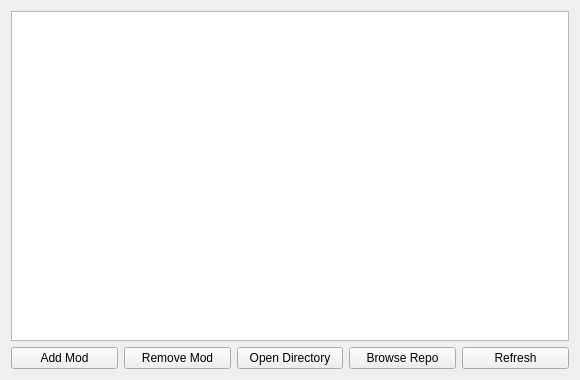
<?xml version="1.0" encoding="UTF-8"?>
<ui version="4.0">
 <class>ModTab</class>
 <widget class="QWidget" name="ModTab">
  <property name="geometry">
   <rect>
    <x>0</x>
    <y>0</y>
    <width>580</width>
    <height>380</height>
   </rect>
  </property>
  <layout class="QVBoxLayout" name="verticalLayout">
   <item>
    <widget class="QListWidget" name="modList"/>
   </item>
   <item>
    <layout class="QHBoxLayout" name="horizontalLayout">
     <item>
      <widget class="QPushButton" name="addBtn">
       <property name="text">
        <string>Add Mod</string>
       </property>
      </widget>
     </item>
     <item>
      <widget class="QPushButton" name="removeBtn">
       <property name="text">
        <string>Remove Mod</string>
       </property>
      </widget>
     </item>
     <item>
      <widget class="QPushButton" name="openDirBtn">
       <property name="text">
        <string>Open Directory</string>
       </property>
      </widget>
     </item>
     <item>
      <widget class="QPushButton" name="repoBtn">
       <property name="text">
        <string>Browse Repo</string>
       </property>
      </widget>
     </item>
     <item>
      <widget class="QPushButton" name="refreshBtn">
       <property name="text">
        <string>Refresh</string>
       </property>
      </widget>
     </item>
    </layout>
   </item>
  </layout>
 </widget>
 <resources/>
 <connections/>
</ui>
